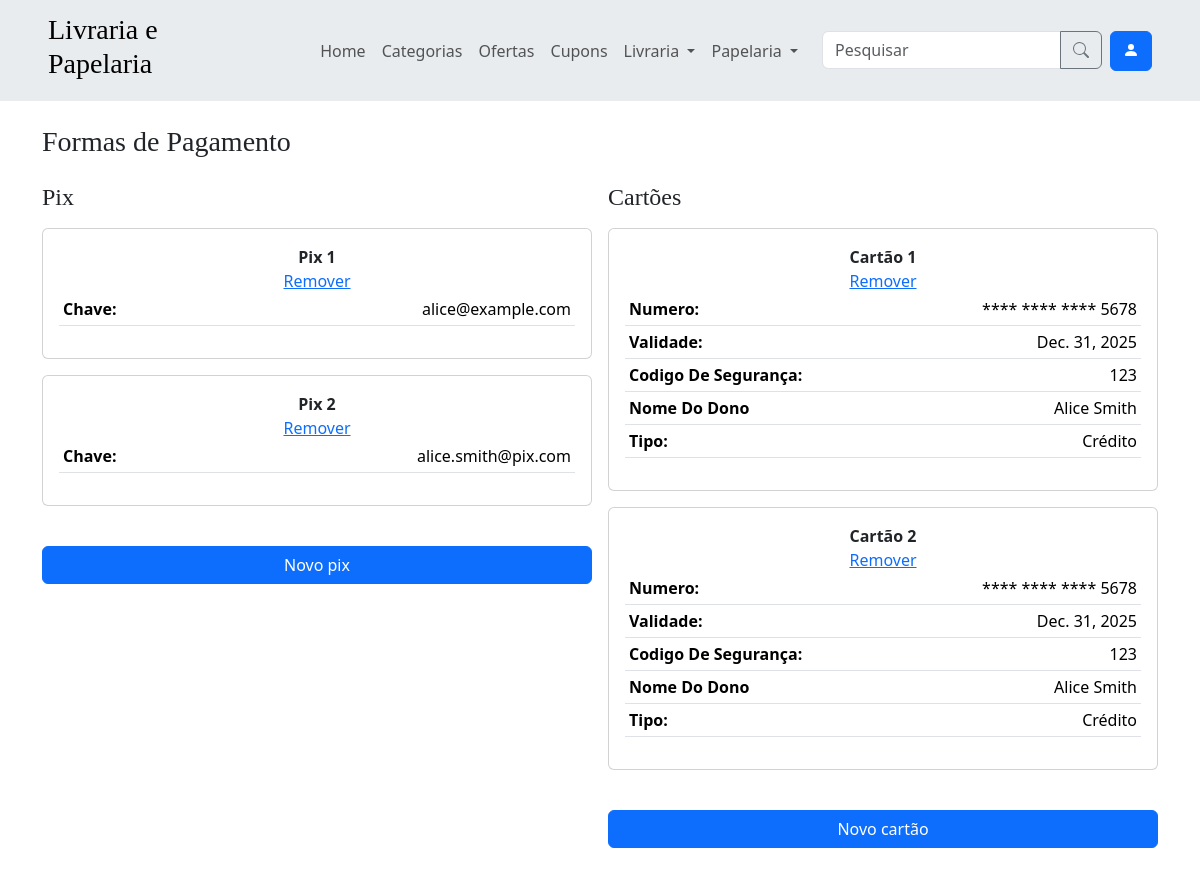
The page /formas_pagamento/ (signed in) on the database its author committed.
### app/models.py (models this page shows)
class FormaPagamento(models.Model):
    usuario = models.ForeignKey(User, on_delete=models.CASCADE)
    class Meta:
        verbose_name = verbose_name_plural = 'FormaPagamento'

class Pix(FormaPagamento):
    chave = models.CharField(max_length=100)
    class Meta:
        verbose_name = verbose_name_plural = 'Pix'

class Cartao(FormaPagamento):
    class TipoChoices(models.TextChoices):
        DEBITO = 'DEBITO', 'Débito'
        CREDITO = 'CREDITO', 'Crédito'
    numero = models.CharField(max_length=20)
    validade = models.DateField()
    codigo_seguranca = models.CharField(max_length=10)
    nome_dono = models.CharField(max_length=100)
    tipo = models.CharField(
        max_length=7,
        choices=TipoChoices.choices,
    )
    def ultimos_digitos(self):
        return self.numero[-4:]
    class Meta:
        verbose_name = verbose_name_plural = 'Cartao'

### app/views_formas_pagamento.py (the view)
# urls.py: path('formas_pagamento/', views_formas_pagamento.formas_pagamento, name='formas_pagamento'),
@login_required
@user_passes_test(usuario_comum)
def formas_pagamento(request):
    pix = Pix.objects.filter(usuario_id=request.user.id)
    cartoes = Cartao.objects.filter(usuario_id=request.user.id)
    return render(request, 'formas_pagamento.html', {'pix': pix, 'cartoes': cartoes})

### app/context_processors.py (called while the page is built)
def categorias_processor(request):
    categorias = Categoria.objects.all()
    categorias_livraria = categorias.filter(tipo='Livraria')
    categorias_papelaria = categorias.filter(tipo='Papelaria')
    categorias = categorias[:10]
    return {
        'categorias': categorias,
        'categorias_livraria': categorias_livraria,
        'categorias_papelaria': categorias_papelaria
    }

### app/views_formas_pagamento.py (called while the page is built)
def usuario_comum(user):
    return not user.is_staff

### app/templates/formas_pagamento.html (shortened to what this page needs)
{% extends 'components/base.html' %}
{% block content %}
    {% include 'components/content_title.html' with title='Formas de Pagamento' %}
    <div class="row g-3">
        <div class="col">
            <h4>Pix</h4>
            {% for chave in pix %}
                <div class="card my-3 p-3">
                    <div class="fw-bold text-center">Pix {{ forloop.counter }}</div>
                    <div class="d-flex flex-wrap justify-content-center gap-3">
                        <a href="{% url 'formas_pagamento_remover' tipo_pagamento='pix' id_pagamento=chave.id %}">Remover</a>
                    </div>
                    <table class="table table-sm">
                        <tbody>
                            <tr>
                                <td class="align-middle text-capitalize fw-bold pe-3">Chave:</td>
                                <td class="align-middle text-break text-end">{{ chave.chave }}</td>
                            </tr>
                        </tbody>
                    </table>
                </div>
            {% empty %}
                <p>Nenhum pix cadastrado.</p>
            {% endfor %}
            <p><a href="{% url 'formas_pagamento_criar' tipo_pagamento='pix' %}" class="btn btn-primary w-100 mt-4">Novo pix</a></p>
        </div>
        <div class="col">
            <h4>Cartões</h4>
            {% for cartao in cartoes %}
                <div class="card my-3 p-3">
                    <div class="fw-bold text-center">Cartão {{ forloop.counter }}</div>
                    <div class="d-flex flex-wrap justify-content-center gap-3">
                        <a href="{% url 'formas_pagamento_remover' tipo_pagamento='cartao' id_pagamento=cartao.id %}">Remover</a>
                    </div>
                    <table class="table table-sm">
                        <tbody>
                            <tr>
                                <td class="align-middle text-capitalize fw-bold pe-3">Numero:</td>
                                <td class="align-middle text-break text-end">**** **** **** {{ cartao.ultimos_digitos }}</td>
                            </tr>
                            <tr>
                                <td class="align-middle text-capitalize fw-bold pe-3">Validade:</td>
                                <td class="align-middle text-break text-end">{{ cartao.validade }}</td>
                            </tr>
                            <tr>
                                <td class="align-middle text-capitalize fw-bold pe-3">Codigo de segurança:</td>
                                <td class="align-middle text-break text-end">{{ cartao.codigo_seguranca }}</td>
                            </tr>
                            <tr>
                                <td class="align-middle text-capitalize fw-bold pe-3">Nome do dono</td>
                                <td class="align-middle text-break text-end">{{ cartao.nome_dono }}</td>
                            </tr>
                            <tr>
                                <td class="align-middle text-capitalize fw-bold pe-3">Tipo:</td>
                                <td class="align-middle text-break text-end">{{ cartao.tipo }}</td>
                            </tr>
                        </tbody>
                    </table>
                </div>
            {% empty %}
                <p>Nenhum cartão cadastrado.</p>
            {% endfor %}
            <p><a href="{% url 'formas_pagamento_criar' tipo_pagamento='cartao' %}" class="btn btn-primary w-100 mt-4">Novo cartão</a></p>
        </div>
    </div>
{% endblock %}

### app/templates/components/base.html (style rules this page uses)
h1, h2, h3, h4, h5, h6 { font-family: "Playfair Display", Georgia, "Times New Roman", serif; }

### rows shown on the page
Pix: chave "alice@example.com"
Pix: chave "alice.smith@pix.com"
Cartao: ultimos_digitos "5678", validade "Dec. 31, 2025", codigo_seguranca "123", nome_dono "Alice Smith", tipo "Crédito"
Cartao: ultimos_digitos "5678", validade "Dec. 31, 2025", codigo_seguranca "123", nome_dono "Alice Smith", tipo "Crédito"

### other values the page prints
{{ title }} "Formas de Pagamento"
